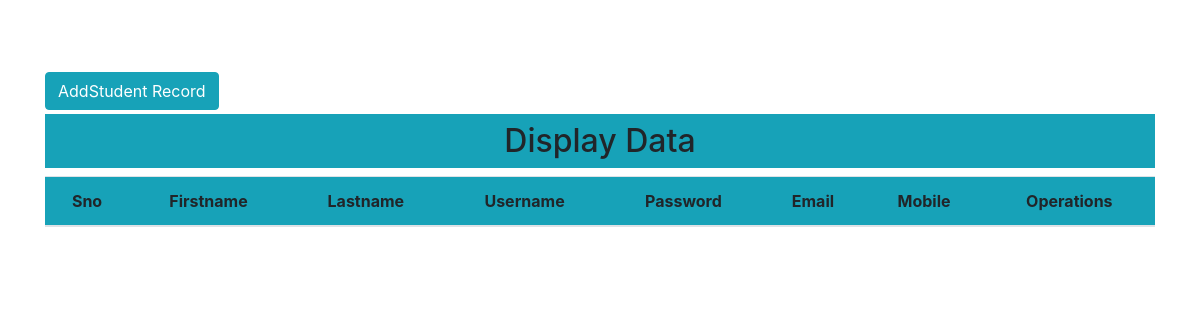
The page /details/ on the database as committed earlier.
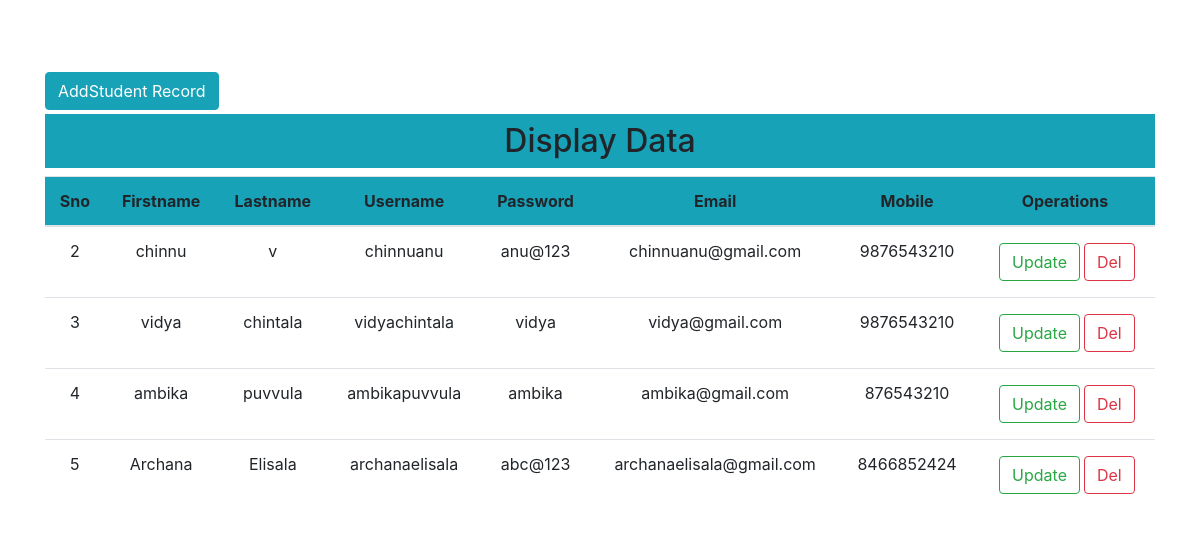
The same page on the database as committed later.
### CRUDApp/models.py (models this page shows)
class Studentdata(models.Model):
	Firstname = models.CharField(max_length=30)
	Lastname = models.CharField(max_length=30)
	Username = models.CharField(max_length=60)
	Password = models.CharField(max_length=30)
	Email = models.EmailField(max_length=100)
	Mobile = models.IntegerField(null=True)

### CRUDApp/views.py (the view)
# urls.py: path('details/',views.Details,name='Details'),
def Details(request):
	data = Studentdata.objects.all() #reading values from database by using ORM
	return render(request,'crudapp/display.html',{'data':data})

### CRUDApp/templates/crudapp/display.html (shortened to what this page needs)
<!DOCTYPE html>
<html lang="en">
<head>
  <link rel="stylesheet" href="https://maxcdn.bootstrapcdn.com/bootstrap/4.5.2/css/bootstrap.min.css">
</head>
<body>
<div class="container mt-5 mx-auto">
  <a href="{% url 'Register' %}" class="btn btn-info">AddStudent Record</a>
  <h2 class="text-center bg-info p-2 mt-1">Display Data</h2>
  <table class="table table-hover">
    <thead class="bg-info text-center">
      <tr>
        <th>Sno</th>
        <th>Firstname</th>
        <th>Lastname</th>
        <th>Username</th>
        <th>Password</th>
        <th>Email</th>
        <th>Mobile</th>
        <th>Operations</th>
      </tr>
    </thead>
    <tbody class="text-center">
      {% for i in data %}
      <tr>
          <td>{{ i.id }}</td>
          <td>{{ i.Firstname }}</td>
          <td>{{ i.Lastname }}</td>
          <td>{{ i.Username }}</td>
          <td>{{ i.Password }}</td>
          <td>{{ i.Email }}</td>
          <td>{{ i.Mobile }}</td>
          <td><a href="{% url 'Update' i.id %}" class="btn btn-outline-success m-1">Update</a><a href="{% url 'Delete' i.id %}" class="btn btn-outline-danger">Del</a></td>
      </tr>
      {% endfor %}
    </tbody>
  </table>
</div>
</body>
</html>

Rows that differ between the two databases and show on the page:
added Studentdata: id "2", Firstname "chinnu", Lastname "v", Username "chinnuanu", Password "anu@123", Email "chinnuanu@gmail.com", Mobile "9876543210"
added Studentdata: id "3", Firstname "vidya", Lastname "chintala", Username "vidyachintala", Password "vidya", Email "vidya@gmail.com", Mobile "9876543210"
added Studentdata: id "4", Firstname "ambika", Lastname "puvvula", Username "ambikapuvvula", Password "ambika", Email "ambika@gmail.com", Mobile "876543210"
added Studentdata: id "5", Firstname "Archana", Lastname "Elisala", Username "archanaelisala", Password "abc@123", Email "archanaelisala@gmail.com", Mobile "8466852424"
